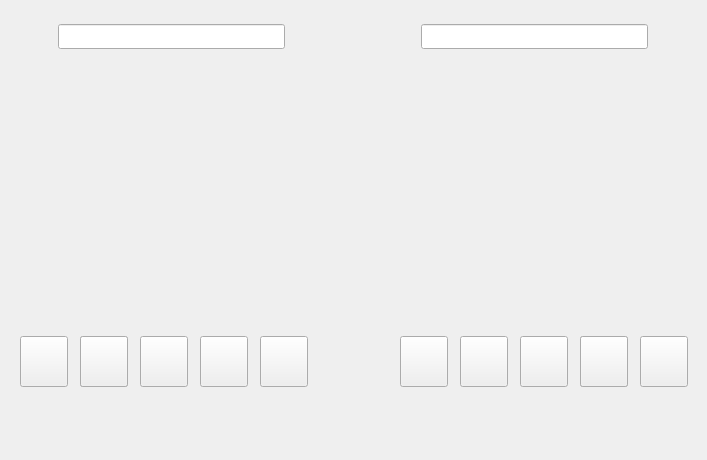
<?xml version="1.0" encoding="UTF-8"?>
<ui version="4.0">
 <class>videoConfForm</class>
 <widget class="QWidget" name="videoConfForm">
  <property name="geometry">
   <rect>
    <x>0</x>
    <y>0</y>
    <width>707</width>
    <height>460</height>
   </rect>
  </property>
  <property name="windowTitle">
   <string>Form</string>
  </property>
  <widget class="QWidget" name="videoConf_video1" native="true">
   <property name="geometry">
    <rect>
     <x>53</x>
     <y>78</y>
     <width>236</width>
     <height>236</height>
    </rect>
   </property>
  </widget>
  <widget class="QLineEdit" name="videoConf_name1">
   <property name="geometry">
    <rect>
     <x>58</x>
     <y>24</y>
     <width>227</width>
     <height>25</height>
    </rect>
   </property>
   <property name="text">
    <string/>
   </property>
  </widget>
  <widget class="QPushButton" name="videoConf_end1">
   <property name="geometry">
    <rect>
     <x>20</x>
     <y>336</y>
     <width>48</width>
     <height>51</height>
    </rect>
   </property>
   <property name="text">
    <string/>
   </property>
  </widget>
  <widget class="QPushButton" name="videoConf_sms1">
   <property name="geometry">
    <rect>
     <x>140</x>
     <y>336</y>
     <width>48</width>
     <height>51</height>
    </rect>
   </property>
   <property name="text">
    <string/>
   </property>
  </widget>
  <widget class="QPushButton" name="videoConf_chat1">
   <property name="geometry">
    <rect>
     <x>200</x>
     <y>336</y>
     <width>48</width>
     <height>51</height>
    </rect>
   </property>
   <property name="text">
    <string/>
   </property>
  </widget>
  <widget class="QPushButton" name="videoConf_file1">
   <property name="geometry">
    <rect>
     <x>260</x>
     <y>336</y>
     <width>48</width>
     <height>51</height>
    </rect>
   </property>
   <property name="text">
    <string/>
   </property>
  </widget>
  <widget class="QWidget" name="videoConf_video2" native="true">
   <property name="geometry">
    <rect>
     <x>418</x>
     <y>78</y>
     <width>236</width>
     <height>236</height>
    </rect>
   </property>
  </widget>
  <widget class="QLineEdit" name="videoConf_name2">
   <property name="geometry">
    <rect>
     <x>421</x>
     <y>24</y>
     <width>227</width>
     <height>25</height>
    </rect>
   </property>
   <property name="text">
    <string/>
   </property>
  </widget>
  <widget class="QPushButton" name="videoConf_file2">
   <property name="geometry">
    <rect>
     <x>400</x>
     <y>336</y>
     <width>48</width>
     <height>51</height>
    </rect>
   </property>
   <property name="text">
    <string/>
   </property>
  </widget>
  <widget class="QPushButton" name="videoConf_end2">
   <property name="geometry">
    <rect>
     <x>640</x>
     <y>336</y>
     <width>48</width>
     <height>51</height>
    </rect>
   </property>
   <property name="text">
    <string/>
   </property>
  </widget>
  <widget class="QPushButton" name="videoConf_sms2">
   <property name="geometry">
    <rect>
     <x>520</x>
     <y>336</y>
     <width>48</width>
     <height>51</height>
    </rect>
   </property>
   <property name="text">
    <string/>
   </property>
  </widget>
  <widget class="QPushButton" name="videoConf_chat2">
   <property name="geometry">
    <rect>
     <x>460</x>
     <y>336</y>
     <width>48</width>
     <height>51</height>
    </rect>
   </property>
   <property name="text">
    <string/>
   </property>
  </widget>
  <widget class="QPushButton" name="videoConf_hold1">
   <property name="geometry">
    <rect>
     <x>80</x>
     <y>336</y>
     <width>48</width>
     <height>51</height>
    </rect>
   </property>
   <property name="text">
    <string/>
   </property>
  </widget>
  <widget class="QPushButton" name="videoConf_resume1">
   <property name="geometry">
    <rect>
     <x>80</x>
     <y>336</y>
     <width>48</width>
     <height>51</height>
    </rect>
   </property>
   <property name="text">
    <string/>
   </property>
  </widget>
  <widget class="QPushButton" name="videoConf_hold2">
   <property name="geometry">
    <rect>
     <x>580</x>
     <y>336</y>
     <width>48</width>
     <height>51</height>
    </rect>
   </property>
   <property name="text">
    <string/>
   </property>
  </widget>
  <widget class="QPushButton" name="videoConf_resume2">
   <property name="geometry">
    <rect>
     <x>580</x>
     <y>336</y>
     <width>48</width>
     <height>51</height>
    </rect>
   </property>
   <property name="text">
    <string/>
   </property>
  </widget>
 </widget>
 <resources/>
 <connections/>
</ui>
